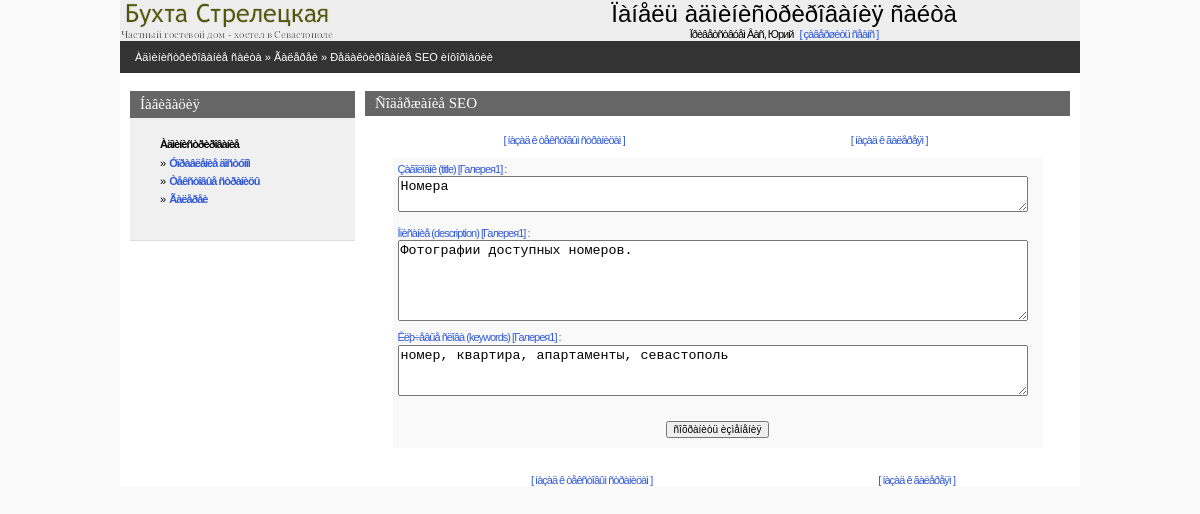
The page /admin/editseo.php?static_code=2&static_title=Галерея1&pagetype=gallery (signed in) on the database as committed earlier.
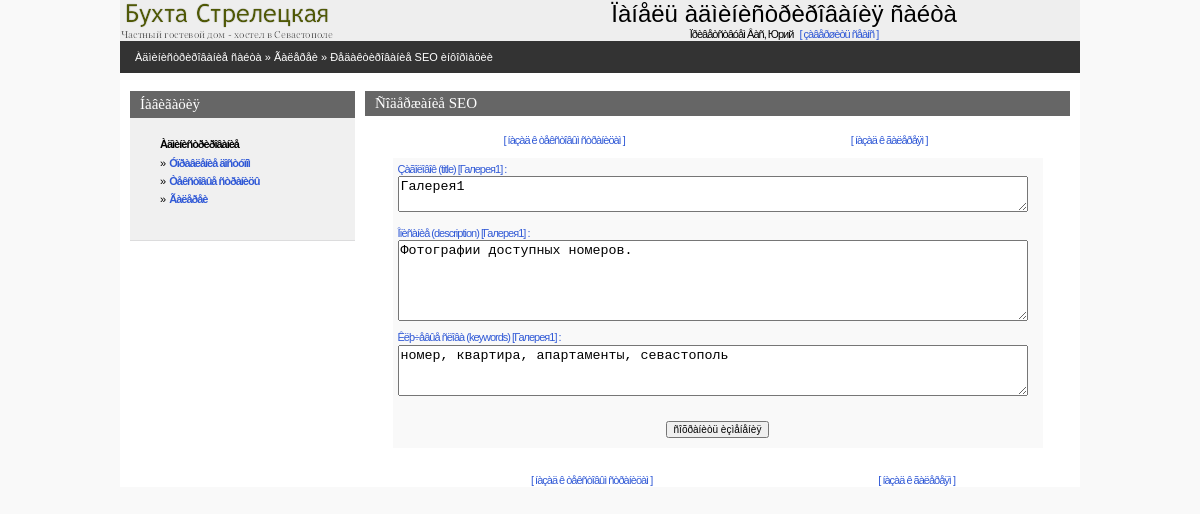
The same page on the database as committed later.
### tables this page shows
CREATE TABLE IF NOT EXISTS `hotel_static` (
  `static_code` int(11) NOT NULL AUTO_INCREMENT,
  `static_title` varchar(200) NOT NULL DEFAULT '',
  `static_abstract` text NOT NULL COMMENT 'Краткий текст страницы',
  `static_text` text NOT NULL COMMENT 'Полный текст страницы',
  `static_seo_title` text,
  `static_seo_desc` text,
  `static_seo_key` text,
  `static_type` varchar(11) NOT NULL DEFAULT 'page' COMMENT 'Определает тип страницы (обычная страница или галерея)',
  PRIMARY KEY (`static_code`)
);

### admin/inc/connect.php (called while the page is built, shortened)
<?php
    $PHP_SELF=$_SERVER['PHP_SELF'];
?>

### admin/inc/const.php (called while the page is built, shortened)
<?php
    $PREFFIX="hotel";
?>

### admin/editseo.php (the view, shortened to what this page needs)
<?php
    include("inc/settings.php");
    include ("inc/head.php");
?>
<BODY>
<center>
<div class=mainbody>
<? include("inc/top.php");?>
<table Border=0 CellSpacing=0 CellPadding=0 width=100%>
  <tr><td  class=pageline>
	<?
		if (strcmp($pagetype, "page") == 0)
		{
			echo "<div class=wmiddletext><a href='main.php'>Àäìèíèñòðèðîâàíèå ñàéòà</a> &#187; <a href='statlist.php'>Òåêñòîâûå ñòðàíèöû</a> &#187; Ðåäàêòèðîâàíèå SEO èíôîðìàöèè</a></div>";
		}
		else
		{
			echo "<div class=wmiddletext><a href='main.php'>Àäìèíèñòðèðîâàíèå ñàéòà</a> &#187; <a href='albumlist.php'>Ãàëåðåè</a> &#187; Ðåäàêòèðîâàíèå SEO èíôîðìàöèè</a></div>";
		}
	?>
  </td>
   <td width=200 class=pageline> <div class=wmiddletext>
  </td>
  </tr>
</table>
<?php
  $mainquery="SELECT static_code, static_seo_title, static_seo_desc, static_seo_key, static_title
              FROM  {$PREFFIX}_static
              WHERE static_code=$static_code";
  $mainres=mysql_query($mainquery) or die(mysql_error());
  list($static_code,$static_seo_title, $static_seo_desc, $static_seo_key, $static_title)=mysql_fetch_array($mainres);
?>
<table Border=0 CellSpacing=0 CellPadding=0 class=mainbody>
 <tr valign=top>
  <td width=10></td>
  <? include("inc/leftmenu.php"); ?>
  <td width=10></td>
  <td>
<table class=grayhead Border=0 CellSpacing=0 CellPadding=0>
 <tr class=normaltext>
  <td ><div ><h4> Ñîäåðæàíèå SEO </h4></div></td>
 </tr>
</table>
<br>
<table Border=0 CellSpacing=0 CellPadding=0 width=650>
     <tr><td class=lmenutext align=center><a href="statlist.php">[ íàçàä ê òåêñòîâûì ñòðàíèöàì ]</a> <br>
	 <td class=lmenutext align=center><a href="albumlist.php">[ íàçàä ê ãàëåðåÿì ]</a>
</table>
<center>
     <form name=data action=<?=$PHP_SELF;?> method=POST>
<table Border=0 CellSpacing=0 CellPadding=0 width=650>
 <tr><td height=10></td></tr>
 <tr>
  <td bgcolor=#f9f9f9 style='padding:5px'>
  <table Border=0 CellSpacing=0 CellPadding=0>
   <tr><td class=lmenutext colspan=5><a>Çàãîëîâîê (title) [<?=$static_title;?>] :</a><br>
       <textarea name='static_seo_title' style="width:630px;" rows=2><?=$static_seo_title;?></textarea><p>
     </td></tr>
     <tr><td height=5></td></tr>
     <tr><td class=lmenutext colspan=5><a>Îïèñàíèå  (description) [<?=$static_title;?>] :</a><br>
       <textarea name='static_seo_desc' style="width:630px;" rows=5><?=$static_seo_desc;?></textarea><p>
     </td></tr>
     <tr><td class=lmenutext colspan=5><a>Êëþ÷åâûå ñëîâà (keywords) [<?=$static_title;?>] :</a><br>
       <textarea name='static_seo_key' style="width:630px;" rows=3><?=$static_seo_key;?></textarea><p>
     </td></tr>
  </table>
  </td>
 </tr>
 <tr><td height=10 bgcolor=#f9f9f9 height=0></td></tr>
 <tr><td bgcolor=#f9f9f9 ><center><input type=submit class=smalltext value='ñîõðàíèòü èçìåíåíèÿ' )></td></tr>
 <tr><td height=10 bgcolor=#f9f9f9 height=0></td></tr>
 <tr><td height=10 height=0></td></tr>
</table>
 </form>
<table Border=0 CellSpacing=0 CellPadding=0 width=650>
    <td class=lmenutext align=center><a href="statlist.php">[ íàçàä ê òåêñòîâûì ñòðàíèöàì ]</a> <br>
	<td class=lmenutext align=center><a href="albumlist.php">[ íàçàä ê ãàëåðåÿì ]</a>
</table>
</center>
  </td>
    <td width=10></td>
</tr>
</table>
</div>
</center>
</BODY>
</HTML>

Rows that differ between the two databases and show on the page:
changed hotel_static "Галерея1": static_seo_title "Номера" → "Галерея1"
